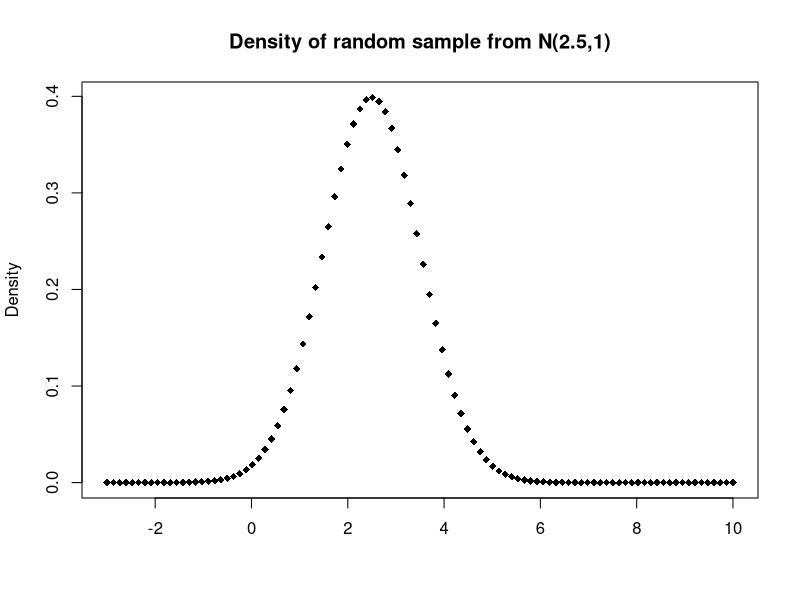
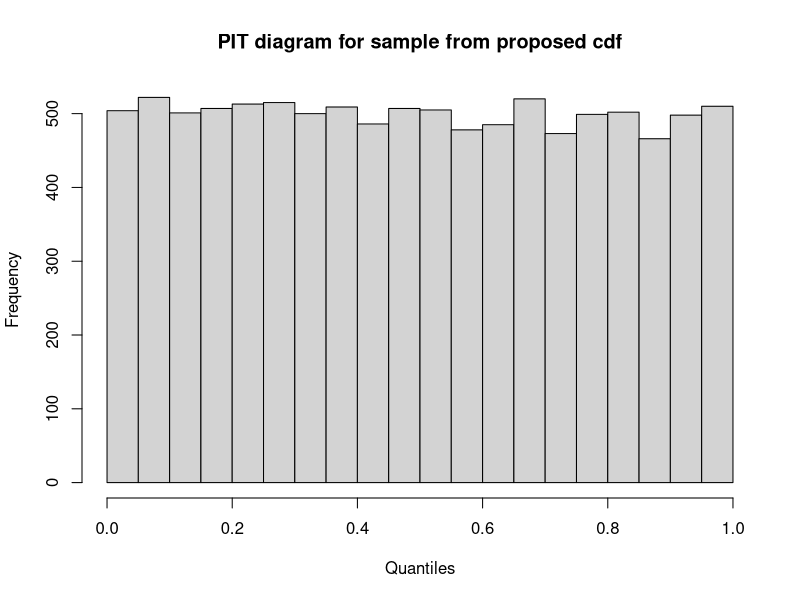
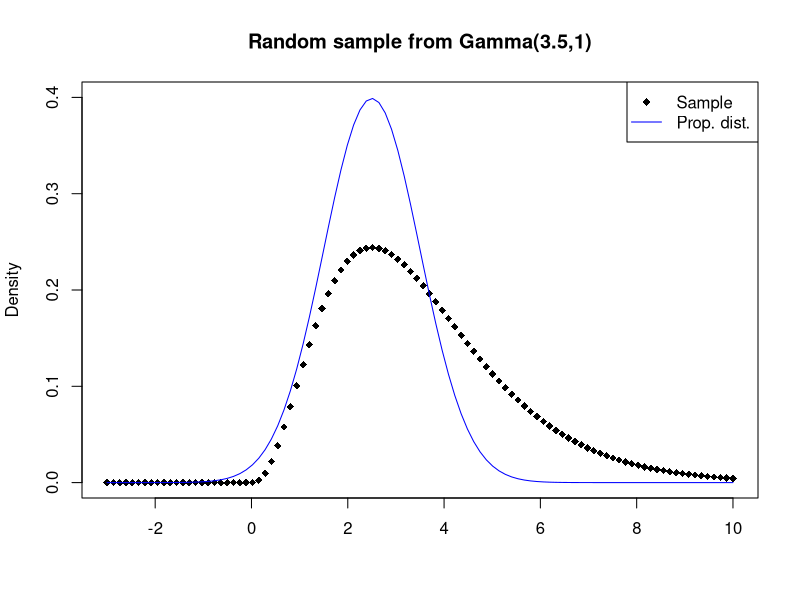
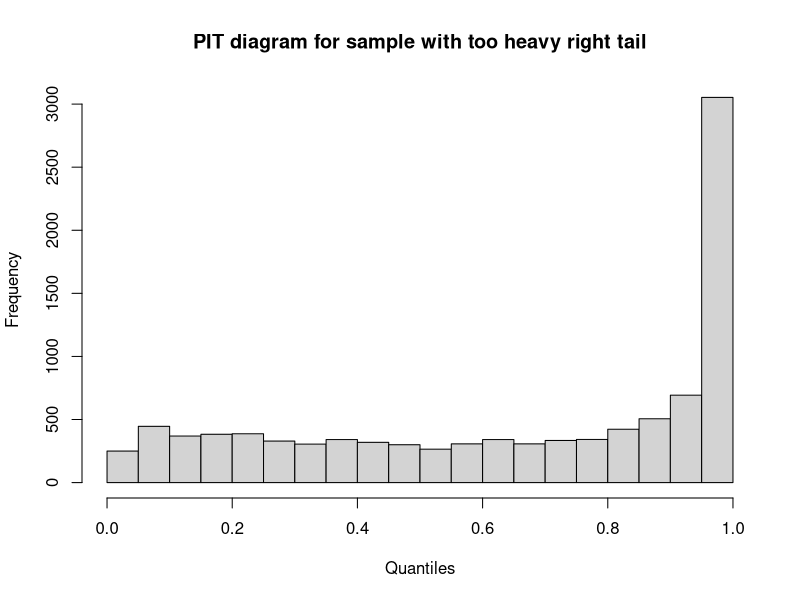
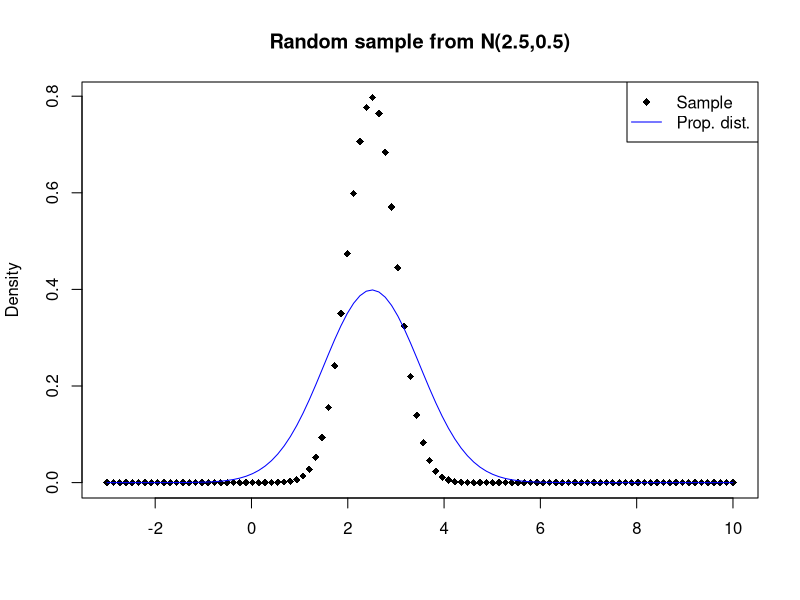
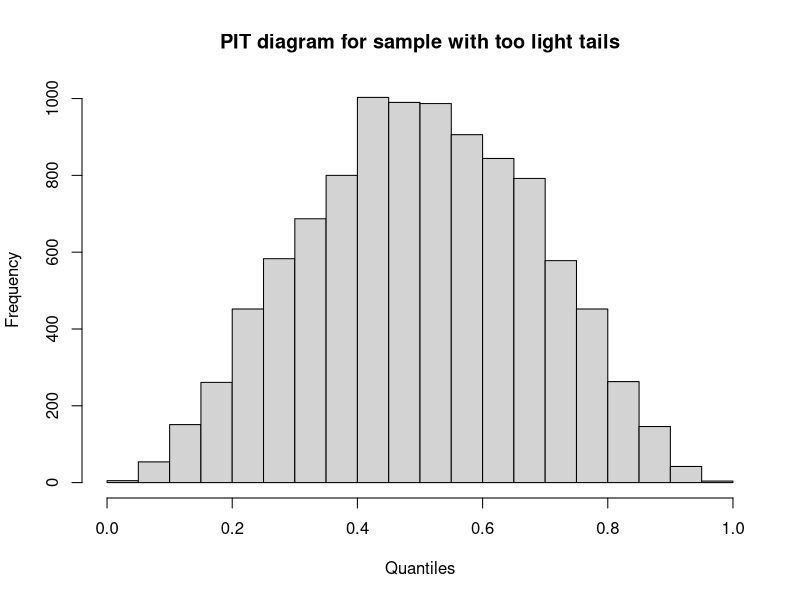
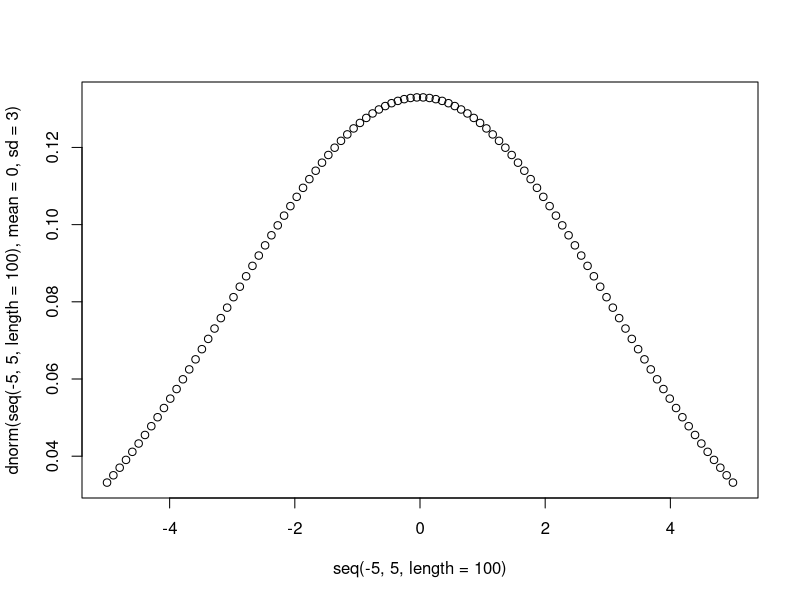
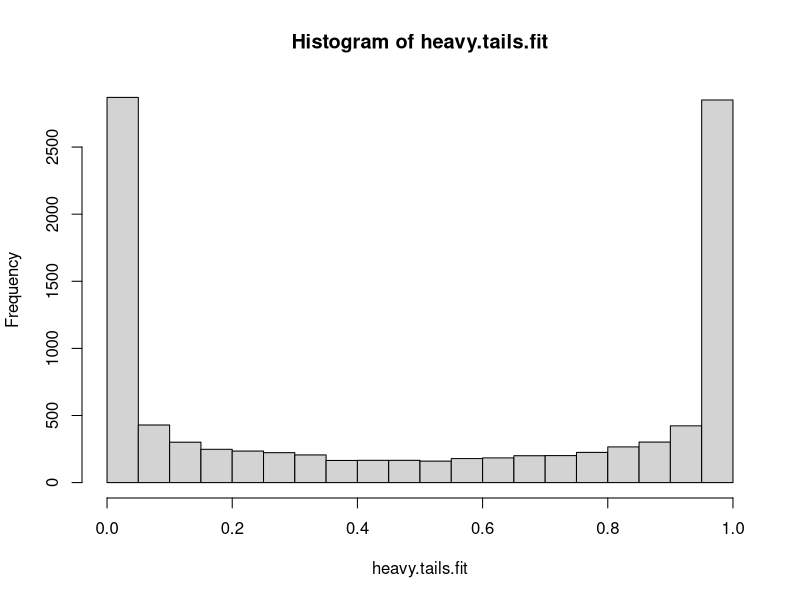

The R source for these figures, in order:

################ PIT ###########################
### True cdf
norm.sample <- rnorm(10000, mean=2.5,sd=1)

plot(seq(-3,10, length=100),dnorm(seq(-3,10, length=100),mean=2.5,sd=1),
     xlab=" ", ylab="Density",main="Density of random sample from N(2.5,1)", pch=18)
dev.copy(pdf,'~/figures/Theory/NormalSample.pdf') # Save the plot
dev.off()

good.fit.norm <- pnorm(norm.sample, mean=2.5,sd=1)
hist(good.fit.norm,
     main="PIT diagram for sample from proposed cdf", xlab="Quantiles")
dev.copy(pdf,'~/figures/Theory/PITtrueFit.pdf') # Save the plot
dev.off()

# alternative to quantiles: F({y_1, ... y_n})

### Heavy right tail
gamma.sample <- rgamma(10000, shape=3.5, scale=1)

plot(seq(-3,10, length=100),dgamma(seq(-3,10, length=100),shape=3.5,scale=1),ylim=c(0,0.4),
     pch=18, xlab=" ", ylab="Density", main="Random sample from Gamma(3.5,1)")
lines(seq(-3,10, length=100),dnorm(seq(-3,10, length=100),mean=2.5,sd=1), col="blue")
legend("topright", legend=c("Sample", "Prop. dist."),
       col=c("black","blue"), lty=c(NA,1), pch=c(18,NA))
dev.copy(pdf,'~/figures/Theory/HeavyTailSample.pdf') # Save the plot
dev.off()

heavy.tail.fit <- pnorm(gamma.sample, mean=2.5,sd=1)
hist(heavy.tail.fit,
     main="PIT diagram for sample with too heavy right tail", xlab="Quantiles")

dev.copy(pdf,'~/figures/Theory/HeavyTail.pdf') # Save the plot
dev.off()

### Light tails
norm.light.sample <- rnorm(10000, mean=2.5, sd=0.5)

plot(seq(-3,10, length=100),dnorm(seq(-3,10, length=100),mean=2.5,sd=0.5), pch=18, xlab=" ", ylab="Density",
     main = "Random sample from N(2.5,0.5)")
lines(seq(-3,10, length=100),dnorm(seq(-3,10, length=100),mean=2.5,sd=1), col="blue")
legend("topright", legend=c("Sample", "Prop. dist."),
       col=c("black","blue"), lty=c(NA,1), pch=c(18,NA))
dev.copy(pdf,'~/figures/Theory/LightsTailsSample.pdf') # Save the plot
dev.off()

light.tail.fit <- pnorm(norm.light.sample, mean=2.5,sd=1)
hist(light.tail.fit, main="PIT diagram for sample with too light tails", xlab = "Quantiles")
dev.copy(pdf,'~/figures/Theory/LightsTails.pdf') # Save the plot
dev.off()


### Heavy tails
norm.heavy.sample <- rnorm(10000, mean=0, sd=3)

plot(seq(-5,5, length=100),dnorm(seq(-5,5, length=100),mean=0,sd=3))

heavy.tails.fit <- pnorm(norm.heavy.sample)
hist(heavy.tails.fit)

############################ QQ PLOT


# Observed values
obs.corr <- rweibull(500,shape=1.7, scale=1.3)

# Correct distribution
plot(seq(0,5, length=500),dweibull(seq(0,5, length=500),shape=1.7, scale=1.3),
     ylab="Density", xlab=" ",main="Density of random sample from Weibull(1.3,1.7)", pch=18)
dev.copy(pdf,'~/figures/Theory/QQ/Correct.pdf') # Save the plot
dev.off()

quant.corr <- pweibull(obs.corr,shape=1.7, scale=1.3)
quant.sort.corr <- sort(quant.corr)

plot(c(1:500/500), quant.sort.corr, main="QQ-plot for sample from proposed distribution",
     ylab="Observed quantiles",xlab="Theoretical quantiles", pch=20)
lines(c(0:1),c(0,1), col="steelblue",lwd=3)
dev.copy(pdf,'~/figures/Theory/QQ/QQCorrect.pdf') # Save the plot
dev.off()

# skewed right tail distribution
plot(seq(0,5, length=500),dweibull(seq(0,5, length=500),shape=1.7, scale=1.3),
     ylab="Density", xlab=" ",main="Probabilitity density of Weibull(1.8,1.7)", pch=18,ylim=c(0,0.7))
lines(seq(0,5, length=1000),dweibull(seq(0,5, length=1000),shape=1.7, scale=1.8), col="blue")
legend("topright", legend=c("Sample", "Prop. dist."),
       col=c("black","blue"), lty=c(NA,1), pch=c(18,NA))
dev.copy(pdf,'~/figures/Theory/QQ/SkewedRight.pdf') # Save the plot
dev.off()

quant.sr <- pweibull(obs.corr,shape=1.7, scale=1.8)
quant.sort.sr <- sort(quant.sr)

plot(c(1:500/500), quant.sort.sr, main="QQ-plot for right skewed proposed dist.",
     ylab="Observed quantiles",xlab="Theoretical quantiles", pch=20)
lines(c(0:1),c(0,1), col="steelblue",lwd=3)
dev.copy(pdf,'~/figures/Theory/QQ/QQSkewedRight.pdf') # Save the plot
dev.off()

# skewed left distribution
plot(seq(0,5, length=500),dweibull(seq(0,5, length=500),shape=1.7, scale=1.3),
     ylab="Density", xlab=" ",main="Probabilitity density of Weibull(1.1,1.7)", pch=18,ylim=c(0,0.9))
lines(seq(0,5, length=1000),dweibull(seq(0,5, length=1000),shape=1.7, scale=0.9), col="blue")
lines(seq(0,5, length=1000),dnorm(seq(0,5, length=1000),mean=1.5,sd=1), col="blue")

legend("topright", legend=c("Sample", "Prop. dist."),
       col=c("black","blue"), lty=c(NA,1), pch=c(18,NA))
dev.copy(pdf,'~/figures/Theory/QQ/SkewedLeft.pdf') # Save the plot
dev.off()

quant.sl <- pweibull(obs.corr,shape=1.7, scale=0.9)
quant.sort.sl <- sort(quant.sl)

plot(c(1:500/500), quant.sort.sl, main="QQ-plot for right skewed proposed dist.",
     ylab="Observed quantiles",xlab="Theoretical quantiles", pch=20)
lines(c(0:1),c(0,1), col="steelblue",lwd=3)
dev.copy(pdf,'~/figures/Theory/QQ/QQSkewedLeft.pdf') # Save the plot
dev.off()

######################### Correct QQ plots


# Observed values
obs.weib <- rweibull(500,shape=1.7, scale=1.3)

# True distribution
plot(seq(0,5, length=500),dweibull(seq(0,5, length=500),shape=1.7, scale=1.3),
     ylab="Density", xlab=" ",main="Density of random sample from Weibull(1.3,1.7)", pch=18)
dev.copy(pdf,'~/figures/Theory/QQ/Correct.pdf') # Save the plot
dev.off()

quant.theor <- qweibull(c(1:500/501),shape=1.7, scale=1.3)

plot(sort(obs.weib), quant.theor, main="QQ-plot for sample from proposed distribution",
     ylab="Observed quantiles",xlab="Theoretical quantiles", pch=20)
lines(c(0:5),c(0:5), col="steelblue",lwd=3)
dev.copy(pdf,'~/figures/Theory/QQ/QQCorrect.pdf') # Save the plot
dev.off()

# Gamma distribution

obs.gamma <- rgamma(500,shape=2,scale=1)
plot(seq(0,5, length=500), dgamma(seq(0,5, length=500),shape=2, scale=1),
     ylab="Density", xlab=" ",main="Density of random sample from Gamma(2,1)", pch=18,ylim=c(0,0.7))
lines(seq(0,5, length=1000),dweibull(seq(0,5, length=1000),shape=1.7, scale=1.3), col="blue")
legend("topright", legend=c("Sample", "Prop. dist."),
       col=c("black","blue"), lty=c(NA,1), pch=c(18,NA))
dev.copy(pdf,'~/figures/Theory/QQ/Gamma.pdf') # Save the plot
dev.off()


plot(sort(obs.gamma), quant.theor, main="QQ-plot for Gamma(2,1) sample",
     ylab="Observed quantiles",xlab="Theoretical quantiles", pch=20, ylim=c(0,8))
lines(c(0:8),c(0:8), col="steelblue",lwd=3)
dev.copy(pdf,'~/figures/Theory/QQ/QQGamma.pdf') # Save the plot
dev.off()



obs.norm <- sort(rnorm(seq(0,5, length=500),mean=1.5,sd=1))

quant.theor<- qweibull(c(1:500/501),shape=1.7, scale=1.3)
plot(quant.theor, obs.norm)
